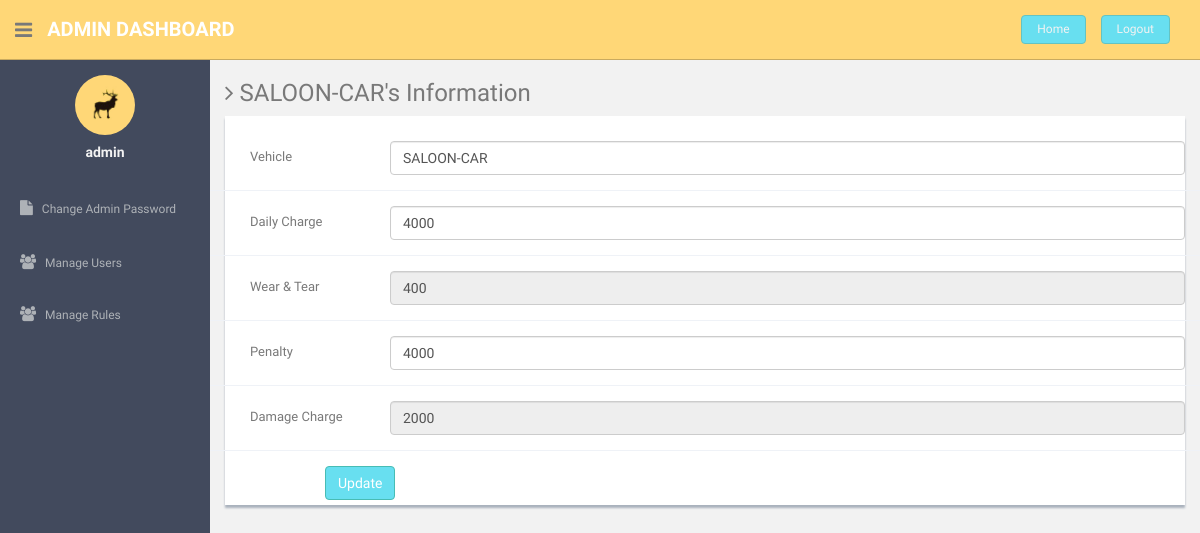
/update-rules.php?uid=2 (signed in), run on the app's committed database.
### tables this page shows
CREATE TABLE `rules` (
  `ID` int(2) DEFAULT NULL,
  `VEHICLE` varchar(11) DEFAULT NULL,
  `DAILY-CHARGE` int(5) DEFAULT NULL,
  `WEAR-TEAR` int(4) DEFAULT NULL,
  `LATE-RETURN` int(5) DEFAULT NULL,
  `DAMAGES` int(5) DEFAULT NULL
);

### update-rules.php (the view, shortened to what this page needs)
<?php
include'dbconnection.php';
?>
<!DOCTYPE html>
<html lang="en">
  <head>
    <link href="assets/css/bootstrap.css" rel="stylesheet">
    <link href="assets/font-awesome/css/font-awesome.css" rel="stylesheet" />
    <link href="assets/css/style.css" rel="stylesheet">
    <link href="assets/css/style-responsive.css" rel="stylesheet">
  </head>
  <body>
  <section id="container" >
      <header class="header black-bg">
              <div class="sidebar-toggle-box">
                  <div class="fa fa-bars tooltips" data-placement="right" data-original-title="Toggle Navigation"></div>
              </div>
            <a href="#" class="logo"><b>Admin Dashboard</b></a>
            <div class="top-menu">
              <ul class="nav pull-right top-menu">
                   <li><a class="logout" href="../logout.php">Home</a></li>
                    <li><a class="logout" href="logout.php">Logout</a></li>
              </ul>
            </div>
        </header>
      <aside>
          <div id="sidebar"  class="nav-collapse ">
              <ul class="sidebar-menu" id="nav-accordion">
                  <p class="centered"><a href="#"><img src="assets/img/ui-sam.jpg" class="img-circle" width="60"></a></p>
                  <h5 class="centered"><?php echo $_SESSION['login'];?></h5>
                  <li class="mt">
                      <a href="change-password.php">
                          <i class="fa fa-file"></i>
                          <span>Change Admin Password</span>
                      </a>
                  </li>
                  <li class="sub-menu">
                      <a href="manage-users.php" >
                          <i class="fa fa-users"></i>
                          <span>Manage Users</span>
                      </a>
                  </li>
                  <li class="sub-menu">
                      <a href="manage-rules.php" >
                          <i class="fa fa-users"></i>
                          <span>Manage Rules</span>
                      </a>
                  </li>
              </ul>
          </div>
      </aside>
      <?php $ret=mysqli_query($con,"select * from rules where id='".$_GET['uid']."'");
	  while($row=mysqli_fetch_array($ret))
	  {?>
      <section id="main-content">
          <section class="wrapper">
          	<h3><i class="fa fa-angle-right"></i> <?php echo $row['VEHICLE'];?>'s Information</h3>
				<div class="row">
                  <div class="col-md-12">
                      <div class="content-panel">
                           <form class="form-horizontal style-form" name="form1" method="post" action="" onSubmit="return valid();">
                          <div class="form-group">
                              <label class="col-sm-2 col-sm-2 control-label" style="padding-left:40px;">Vehicle</label>
                              <div class="col-sm-10">
                                  <input type="text" class="form-control" name="VEHICLE" value="<?php echo $row['VEHICLE'];?>" >
                              </div>
                          </div>
                              <div class="form-group">
                              <label class="col-sm-2 col-sm-2 control-label" style="padding-left:40px;">Daily Charge</label>
                              <div class="col-sm-10">
                                  <input type="text" class="form-control" name="DAILY-CHARGE" value="<?php echo $row['DAILY-CHARGE'];?>" >
                              </div>
                          </div>
                              <div class="form-group">
                              <label class="col-sm-2 col-sm-2 control-label" style="padding-left:40px;">Wear &amp; Tear </label>
                              <div class="col-sm-10">
                                  <input type="text" class="form-control" name="WEAR-TEAR" value="<?php echo $row['WEAR-TEAR'];?>" readonly >
                              </div>
                          </div>
                               <div class="form-group">
                              <label class="col-sm-2 col-sm-2 control-label" style="padding-left:40px;">Penalty</label>
                              <div class="col-sm-10">
                                  <input type="text" class="form-control" name="LATE-RETURN" value="<?php echo $row['LATE-RETURN'];?>" >
                              </div>
                          </div>
                            <div class="form-group">
                              <label class="col-sm-2 col-sm-2 control-label" style="padding-left:40px;">Damage Charge</label>
                              <div class="col-sm-10">
                                  <input type="text" class="form-control" name="DAMAGES" value="<?php echo $row['DAMAGES'];?>" readonly >
                              </div>
                          </div>
                          <div style="margin-left:100px;">
                          <input type="submit" name="Submit" value="Update" class="btn btn-theme"></div>
                          </form>
                      </div>
                  </div>
              </div>
		</section>
        <?php } ?>
      </section></section>
  </body>
</html>

### assets/css/style.css (style rules this page uses)
body { color: #797979; background: #f2f2f2; font-family: 'Ruda', sans-serif; padding: 0px !important; margin: 0px !important; font-size:13px; }
ul li { list-style: none; }
a, a:hover, a:focus { text-decoration: none; outline: none; }
#container { width: 100%; height: 100%; }
.btn-theme { color: #fff; background-color: #68dff0; border-color: #48bcb4; }
.centered { text-align: center; }
.mt { margin-top: 25px; }
ul.top-menu > li > .logout { color: #f2f2f2; font-size: 12px; border-radius: 4px; -webkit-border-radius: 4px; border: 1px solid #64c3c2 !important; padding: 5px 15px; margin-right: 15px; background: #68dff0; margin-top: 15px; }
#sidebar { width: 210px; height: 100%; position: fixed; background: #424a5d; }
#sidebar h5 { color: #f2f2f2; font-weight: 700; }
#sidebar ul li { position: relative; }
ul.sidebar-menu , ul.sidebar-menu li ul.sub { margin: -2px 0 0; padding: 0; }
ul.sidebar-menu { margin-top: 75px; }
ul.sidebar-menu li { margin-bottom: 5px; margin-left:10px; margin-right:10px; }
ul.sidebar-menu li.sub-menu { line-height: 15px; }
ul.sidebar-menu li a span { display: inline-block; }
ul.sidebar-menu li a { color: #aeb2b7; text-decoration: none; display: block; padding: 15px 0 15px 10px; font-size: 12px; outline: none; -webkit-transition: all 0.3s ease; -moz-transition: all 0.3s ease; -o-transition: all 0.3s ease; -ms-transition: all 0.3s ease; transition: all 0.3s ease; }
ul.sidebar-menu li a i { font-size: 15px; padding-right: 6px; }
#main-content { margin-left: 210px; }
.header, .footer { min-height: 60px; padding: 0 15px; }
.header { position: fixed; left: 0; right: 0; z-index: 1002; }
.black-bg { background: #ffd777; border-bottom: 1px solid #c9aa5f; }
.wrapper { display: inline-block; margin-top: 60px; padding-left: 15px; padding-right: 15px; padding-bottom: 15px; padding-top: 0px; width: 100%; }
a.logo { font-size: 20px; color: #ffffff; float: left; margin-top: 15px; text-transform: uppercase; }
a.logo b { font-weight: 900; }
#top_menu .nav > li, ul.top-menu > li { float: left; }
ul.top-menu > li > a { color: #666666; font-size: 16px; border-radius: 4px; -webkit-border-radius: 4px; border:1px solid #666666 !important; padding: 2px 6px; margin-right: 15px; }
.sidebar-toggle-box { float: left; padding-right: 15px; margin-top: 20px; }
.sidebar-toggle-box .fa-bars { cursor: pointer; display: inline-block; font-size: 20px; }
.content-panel { background: #ffffff; box-shadow: 0px 3px 2px #aab2bd; padding-top: 15px; padding-bottom: 5px; }
label { font-weight: 400; }
.form-horizontal.style-form .form-group { border-bottom: 1px solid #eff2f7; padding-bottom: 15px; margin-bottom: 15px; }
@media (min-width: 768px) { .form-horizontal .control-label { text-align: left; } }

### data on the page
rules: VEHICLE "SALOON-CAR", DAILY-CHARGE "4000", WEAR-TEAR "400", LATE-RETURN "4000", DAMAGES "2000"

### other printed values
$_SESSION['login'] "admin"
